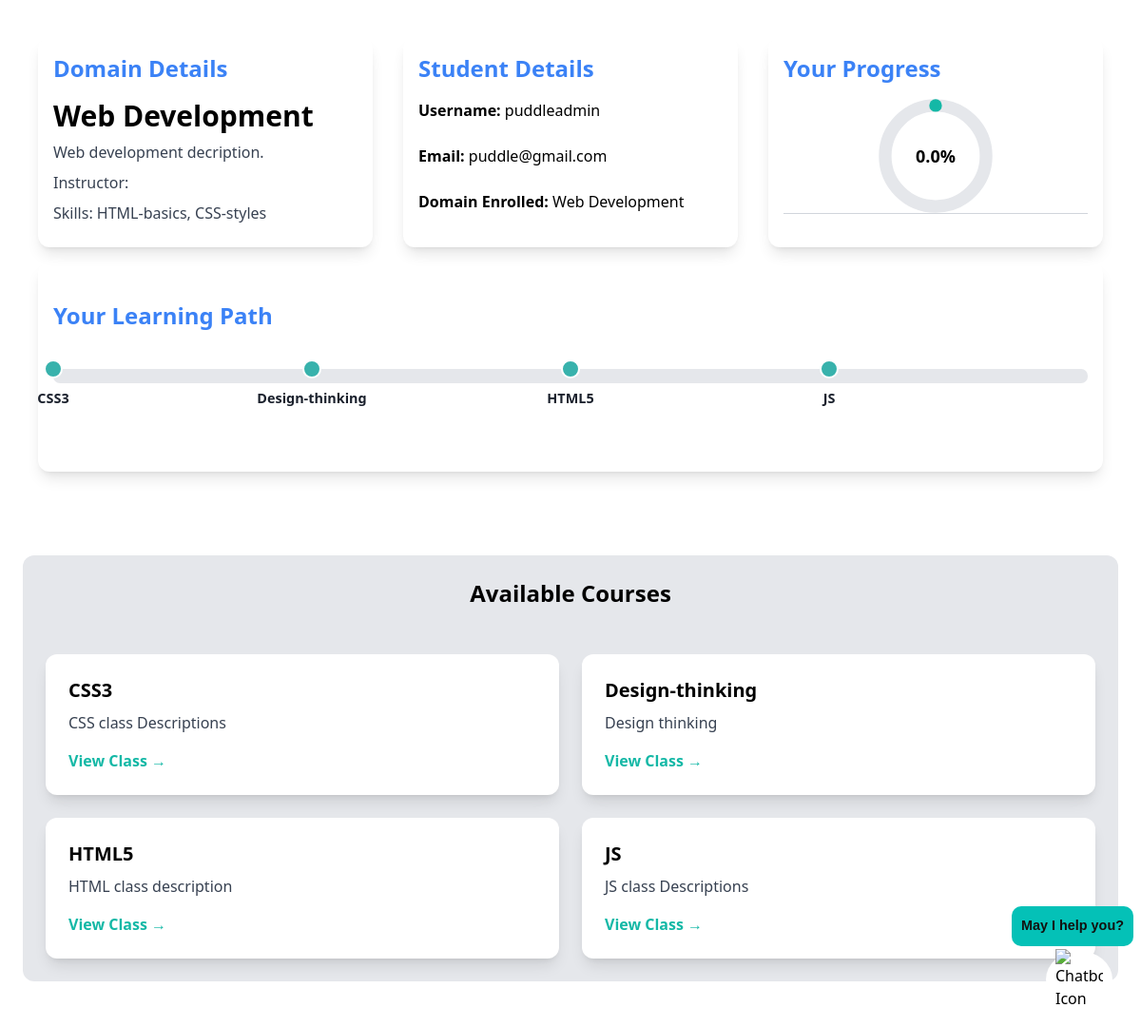
/items/domain/1/ (signed in), run on the app's committed database.
### item/models.py (models this page shows, shortened)
class Domain(models.Model):
    name = models.CharField(max_length=225, unique=True)
    images = models.ImageField(upload_to='domain_images/', blank=True, null=True)
    description = models.TextField(blank=True)
    class Meta:
        ordering = ('name',)
        verbose_name_plural = "Domains"
    def get_total_classes(self):
        return self.classes.count()
    def get_progress_percentage(self, user):
        total_classes = self.classes.count()
        completed_classes = self.classes.filter(enrollment__user=user, enrollment__is_completed=True).count()
        if total_classes > 0:
            return (completed_classes / total_classes) * 100
        return 0

class Skill(models.Model):
    domain = models.ForeignKey(Domain, related_name='skills', on_delete=models.CASCADE)
    name = models.CharField(max_length=255, unique=True)
    description = models.TextField(blank=True)
    def __str__(self):
        return self.name

class Class(models.Model):
    domain = models.ForeignKey(Domain, related_name='classes', on_delete=models.CASCADE)
    class_name = models.CharField(max_length=255)
    description = models.TextField()
    pdf = models.FileField(upload_to='pdfs/', null=True, blank=True)
    video = models.FileField(upload_to='videos/', null=True, blank=True)
    document = models.FileField(upload_to='documents/', null=True, blank=True)
    learning_paths = models.ManyToManyField(LearningPath, blank=True, related_name='classes')
    created_by = models.ForeignKey(User, null=True, blank=True, on_delete=models.SET_NULL)

### item/views.py (the view)
# urls.py: path('domain/<int:domain_id>/', views.domain_detail, name='domain_detail'),
@login_required
def domain_detail(request, domain_id):
    domain = get_object_or_404(Domain, id=domain_id)
    is_enrolled = Enrollment.objects.filter(course__domain=domain, user=request.user).exists()
    classes = domain.classes.order_by('class_name')
    total_classes = domain.get_total_classes()
    progress_percentage = domain.get_progress_percentage(request.user)
    class_positions = []
    for index, class_item in enumerate(classes):
        position_percentage = (index / total_classes) * 100
        class_positions.append({
            'class_name': class_item.class_name,
            'position_percentage': position_percentage
        })
    context = {
        'domain': domain,
        'is_enrolled': is_enrolled,
        'classes': classes,
         'class_positions': class_positions,
        'progress_percentage': progress_percentage,
        'total_classes': total_classes,
    }
    return render(request, 'item/domain_detail.html', context)

### item/templates/item/domain_detail.html (shortened to what this page needs)
{% load static tailwind_tags %}
{% load custom_filters %}
<!DOCTYPE html>
<html lang="en">
<head>
    {% tailwind_css %}
</head>
<body>
    <div class="content-container bg-[#AEB19F] rounded-xl">
        <div class="grid grid-cols-1 md:grid-cols-3 gap-4">
            <div class="bg-white rounded-xl shadow-lg grid-item"  style="height: 220px">
                <h3 class="text-2xl font-bold mb-4 text-blue-500" >Domain Details</h3>
                <div class="flex items-center">
                    <div>
                        <h1 class="text-3xl font-bold">{{ domain.name }}</h1>
                        {% if domain.description %}
                            <p class="mt-2 text-gray-700">{{ domain.description }}</p>
                        {% endif %}
                        <p class="mt-2 text-gray-700">Instructor: {{ domain.created_by.user }}</p>
                        <p class="mt-2 text-gray-700">Skills: {{ domain.skills.all|join:", " }}</p>
                        </div>
                </div>
            </div>
            <div class="rounded-xl shadow-lg grid-item" style="height:220px">
                <h3 class="text-2xl font-bold mb-4 text-blue-500">Student Details</h3>
                <p><strong>Username:</strong> {{ user.username }}</p>   &nbsp
                <p><strong>Email:</strong> {{ user.email }}</p>   &nbsp
                <p><strong>Domain Enrolled:</strong> {{ domain.name }}</p>   &nbsp
            </div>
            <div class="bg-white rounded-xl shadow-lg grid-item"  style="height: 220px">
                <h3 class="text-2xl font-bold mb-4 text-blue-500">Your Progress</h3>
                <div class="relative flex items-center justify-center py-8 px-6 border-b border-gray-300">
                    <svg style="width: 15.5rem; height: 7.5rem;" viewBox="0 0 36 36">
                        <path class="text-gray-200" d="M18 2.0845
                            a 15.9155 15.9155 0 0 1 0 31.831
                            a 15.9155 15.9155 0 0 1 0 -31.831"
                            fill="none" stroke="currentColor" stroke-width="4"/>
                        <path class="text-teal-500" d="M18 2.0845
                            a 15.9155 15.9155 0 0 1 0 31.831"
                            fill="none" stroke="currentColor" stroke-width="4"
                            stroke-dasharray="{{ progress_percentage }}, 100"
                            stroke-linecap="round" />
                    </svg>
                    <div class="absolute flex items-center justify-center">
                        <span class="text-lg font-bold">{{ progress_percentage|floatformat:"1" }}%</span>
                    </div>
                </div>
            </div>
        </div>
        <div class="bg-white rounded-xl shadow-lg grid-item"  style="height: 220px">&nbsp
            <h3 class="text-2xl font-bold mb-4 text-blue-500">Your Learning Path</h3>
            <div class="progress-bar-container ">
                {% for class_position in class_positions %}
                    <div class="progress-marker px-2 py-2" style="left: {{ class_position.position_percentage }}%;"></div>
                    <div class="progress-label px-3" style="left: {{ class_position.position_percentage }}%;">{{ class_position.class_name }}</div>
                {% endfor %}
            </div>
        </div>
    </div>
           <main class="flex-grow flex justify-center items-center px-6 py-12">
           <div class="w-full max-w-7xl bg-gray-200 rounded-xl p-6">
        {% if classes %}
        <h2 class="mb-12 text-2xl font-semibold text-center">Available Courses</h2>
            <div class="grid grid-cols-1 md:grid-cols-2 gap-6">
                {% for class in classes %}
                <div class="bg-white rounded-xl shadow-lg relative overflow-hidden">
                    <a href="{% url 'item:progress_page'%}">
                        <div class="p-6">
                            <h3 class="text-xl font-bold mb-2">{{ class.class_name }}</h3>
                            <p class="text-gray-700 mb-4">{{ class.description|truncatewords:20 }}</p>
                            <p class="text-teal-500 hover:text-teal-700 font-semibold">View Class &rarr;</p>
                        </div>
                    </a>
                </div>
                {% endfor %}
            </div>
        {% else %}
            <div class="text-center py-20">
                <p class="text-2xl text-gray-600">You are not enrolled in any classes in this domain.</p>
                <a href="{% url 'item:items' %}" class="mt-6 inline-block px-6 py-3 text-lg font-semibold bg-teal-500 text-white rounded-xl hover:bg-teal-700">Browse More Classes</a>
            </div>
        {% endif %}
        </div>
</main>
<div class="floating-icon">
    <a href="http://127.0.0.1:5000/">
        <img src="https://static.vecteezy.com/system/resources/previews/010/927/083/original/chatbot-icon-on-white-background-online-support-service-bot-sign-chat-bot-sign-for-support-service-concept-flat-style-vector.jpg" alt="Chatbot Icon" width="50" height="50">
        <div class="floating-text">May I help you?</div>
    </a>
</div>
</body>
</html>

### item/templates/item/domain_detail.html (style rules this page uses)
.content-container { padding: 2rem; }
.grid-item { padding: 1rem; margin: 0.5rem; }
.progress-bar-container { position: relative; width: 100%; height: 15px; background-color: #e5e7eb; border-radius: 7px; }
.progress-marker { position: absolute; top: -10px; width: 15px; height: 15px; background-color: #38b2ac; border-radius: 50%; border: 2px solid white; transform: translateX(-50%); }
.progress-label { position: absolute; top: 20px; transform: translateX(-50%); font-size: 0.90rem; font-weight: bold; color: #1a202c; white-space: nowrap; }
.floating-icon { position: fixed; bottom: 20px; right: 30px; width: 70px; height: 60px; border-radius: 100%; background-color: #ffffff; display: flex; border-color: rgb(252, 148, 12); align-items: center; justify-content: center; cursor: pointer; z-index: 1000; }
.floating-text { position: fixed; bottom: 85px; right: 8px; font-size: 0.9rem; padding: 10px; font-family: 'Lucida Sans', 'Lucida Sans Regular', 'Lucida Grande', 'Lucida Sans Unicode', Geneva, Verdana, sans-serif; background-color: rgb(4, 193, 183); border-radius: 10px; font-weight: bold; color: rgb(18, 17, 15); animation: glow 1s infinite alternate; }

### data on the page
Domain: name "Web Development", description "Web development decription.", skills.all "HTML-basics, CSS-styles"
Class: class_name "CSS3", class_name "CSS3", description "CSS class Descriptions"
Class: class_name "Design-thinking", class_name "Design-thinking", description "Design thinking"
Class: class_name "HTML5", class_name "HTML5", description "HTML class description"
Class: class_name "JS", class_name "JS", description "JS class Descriptions"

### other printed values
{{ user.username }} "puddleadmin"
{{ user.email }} "puddle@gmail.com"
{{ progress_percentage|floatformat:"1" }} "0.0"
